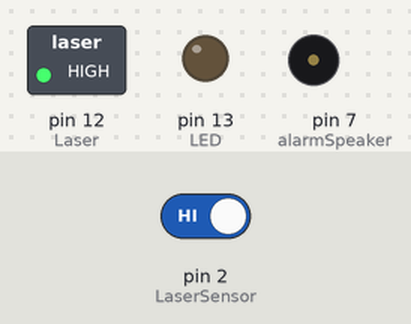
The sketch below on a simulated Arduino Uno, built with avr-gcc and run on an emulated ATmega328P. On the bench: switched loads named in the sketch (green lamp = pin HIGH), output pins drawn as LEDs (lit = HIGH), buzzer (waves = sounding). The test bench sets the inputs (shaded band); at power-on: pin 2 (LaserSensor) HIGH.

Above: at 1.4 s.
1.5 s: pin 2 (LaserSensor) driven LOW
At 2.0 s:
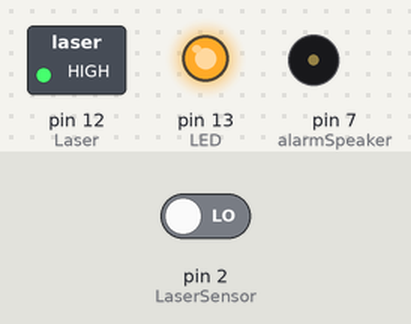
At 5.5 s:
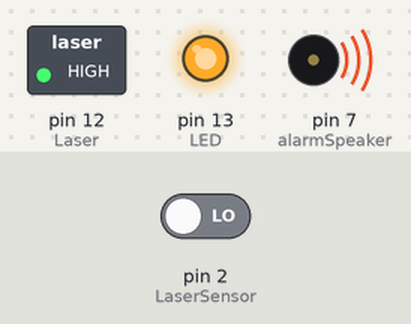
Timing chart, 0 to 12.1 s (numbered marks = the images above; inputs shaded):
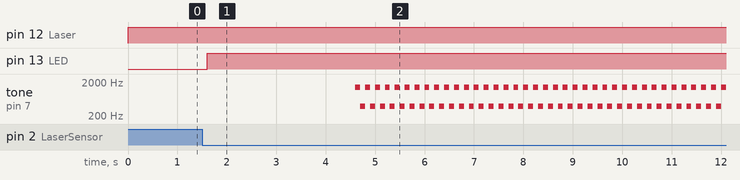

Measured:
- after the input at 1.5 s, pin 13 (LED): LOW → HIGH after 0.10 s; tone on pin 7 (alarmSpeaker): alternates 1397 Hz for 0.10 s and 392 Hz for 0.10 s, starting after 3.1 s

The sketch:

F8BH0HGIOEKKS62.ino
```cpp
/*
 * Project #3 - Laser Tripwire Security System with 3 second deactivation delay.
Code written by: Youri C. - RGBFreak
You're allowed to re-publish this code as long as you give me credits.
Video on how to connect all the wires:
Video on how to build a tripwire secutiry system with less electronics: https://www.youtube.com/watch?v=eHrh5tnG4Wg

Don't forget to subscribe to my channel for more DIY projects! - https://www.youtube.com/channel/UCKp8cQWkiGGfAV5FM_Q0mxA
My Instructables profile page - http://www.instructables.com/member/RGBFreak/

How it works:
As soon as the laser beam gets interrupted the Laser Receiver Module will send out a signal that will trigger the alarm into the Arduino code below.
A LED will turn on and that means you have 3 seconds to press the reset button on your Arduino before the speaker will start buzzing.
After a short while the alarm will reset itself.
 */

#define NOTE_F6  1397
#define NOTE_G4  392

int LED = 13;
int LaserSensor = 2;
int SensorReading = HIGH;  // HIGH MEANS NO OBSTACLE
int Laser = 12;
int alarmSpeaker = 7;

void setup() {
  pinMode(LED, OUTPUT);
  pinMode(Laser, OUTPUT);
  pinMode(alarmSpeaker, OUTPUT);
  pinMode(LaserSensor, INPUT);
}

void alarmTone() {
  tone(7,  NOTE_F6, 400);
  delay(100);
  tone(7,  NOTE_G4, 400);
  delay(100);
}

void alarm() {
  delay(3000); //Time before alarm starts
  alarmTone();
  alarmTone();
  alarmTone();
  alarmTone();
  alarmTone();
  alarmTone();
  alarmTone();
  alarmTone();
  alarmTone();
  alarmTone();
  alarmTone();
  alarmTone();
  alarmTone();
  alarmTone();
  alarmTone();
  alarmTone();
  alarmTone();
  alarmTone();
  alarmTone();
  alarmTone();
  alarmTone();
  alarmTone();
  alarmTone();
  alarmTone();
  alarmTone();
  alarmTone();
  alarmTone();
  alarmTone();
  alarmTone();
  alarmTone();
  alarmTone();
  alarmTone();
  alarmTone();
  alarmTone();
  alarmTone();
  alarmTone();
  alarmTone();
  alarmTone();
  alarmTone();
  alarmTone();
  alarmTone();
  alarmTone();
  alarmTone();
  alarmTone();
  alarmTone();
  alarmTone();
  alarmTone();
  alarmTone();
  alarmTone();
  alarmTone();
  }

void loop() {
  digitalWrite(Laser, HIGH);
  delay(200);
  SensorReading = digitalRead(LaserSensor);
  if (SensorReading == LOW)
  {
    digitalWrite(LED, HIGH);
    alarm();
  }

  else
  {
    digitalWrite(LED, LOW);
  }
}
```
